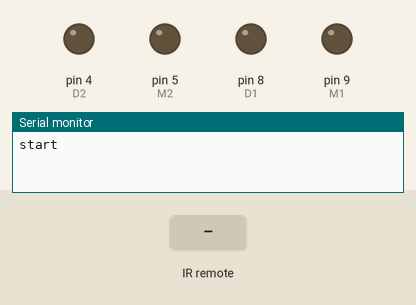
Simulated run of this sketch. Board: Arduino Uno, built with avr-gcc and run on an emulated ATmega328P. Parts: output pins drawn as LEDs (lit = HIGH), the last lines printed to the serial monitor. The inputs (shaded band) are chosen by the test bench.

Above: at 1.2 s.
1.3 s: infrared code 0xFF629D received
At 1.6 s:
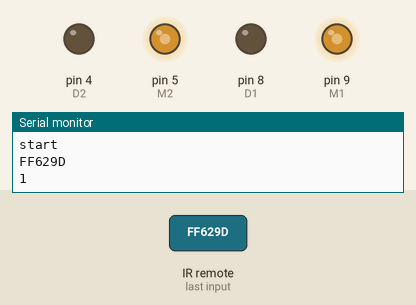
2.8 s: infrared code 0xFFC23D received
At 3.9 s:
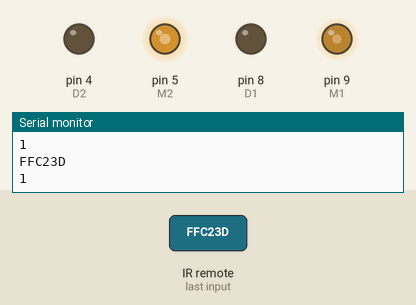
4.3 s: infrared code 0xFFC23D received
At 5.1 s:
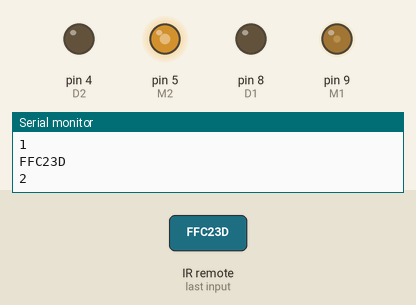
5.8 s: infrared code 0xFF629D received
At 6.2 s:
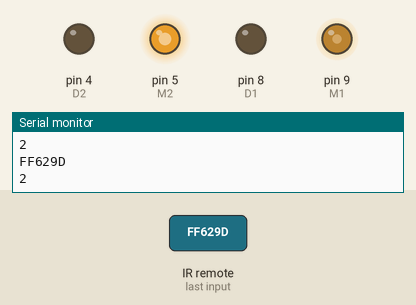
7.3 s: infrared code 0xFF22DD received
At 8.5 s:
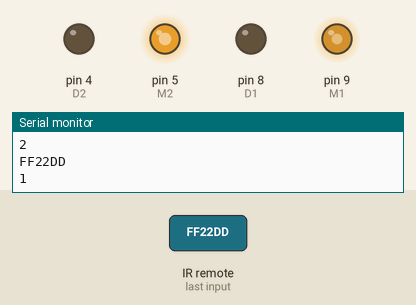
8.8 s: infrared code 0xFF22DD received
At 9.7 s:
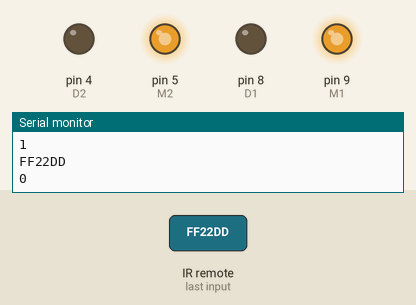
Timing chart, 0 to 11.3 s (numbered marks = the images above; inputs shaded):
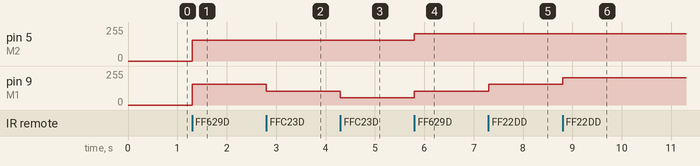

Measured:
- after the input at 1.3 s, pin 5 (M2), pin 9 (M1): 0/255 → 155/255 at once
- after the input at 2.8 s, pin 9 (M1): 155/255 → 105/255 at once
- after the input at 4.3 s, pin 9 (M1): 105/255 → 55/255 at once
- after the input at 5.8 s, pin 5 (M2): 155/255 → 205/255 at once; pin 9 (M1): 55/255 → 105/255 at once
- after the input at 7.3 s, pin 9 (M1): 105/255 → 155/255 at once
- after the input at 8.8 s, pin 9 (M1): 155/255 → 205/255 at once

The sketch:

car.ino
```cpp
#include <IRremote.h>

int D1 = 8;
int M1 = 9;
int D2 = 4;
int M2 = 5;
int INFRARED = 7;
int FRONTSENSOR = 13;

IRrecv irrecv(INFRARED);
decode_results results;


void setup() {
  // put your setup code here, to run once:
  pinMode(D1, OUTPUT);
  pinMode(D2, OUTPUT);
  pinMode(INFRARED, INPUT);
  pinMode(FRONTSENSOR, INPUT);
  Serial.begin(9600);
  Serial.println("start");

  irrecv.enableIRIn(); // Start the receiver
}

void test()
{
  digitalWrite(D1, LOW);
  digitalWrite(D2, LOW);
  analogWrite(M1, 160);
  analogWrite(M2, 160);

  delay(500);
  analogWrite(M1, 0);
  analogWrite(M2, 0);
  delay(3000);
}

void right()
{
  digitalWrite(D2, LOW);
  analogWrite(M2, 150);
  delay(300);
  analogWrite(M2, 0);
}

int speed = 0;
int turn = 0;

void getIRCommands() {
  if (irrecv.decode(&results))
  {
    //FF6897 - 1
    //FF9867 - 2
    //FFB04F - 3
    //FF02FD - ok
    //FF4AB5 - 0
    Serial.println(results.value, HEX);
    switch(results.value) {
      case 0xFFC23D:
        turn++;
        if(turn > 3) turn = 3;
        Serial.println(turn);
        break;
      case 0xFF22DD:
        turn--;
        if(turn < -3) turn = -3;
        Serial.println(turn);
        break;
      case 0xFF629D:
        speed++;
        if(speed > 3) speed = 3;
        Serial.println(speed);
        break;
      case 0xFFA857:
        speed--;
        if(speed < -3) speed = -3;
        Serial.println(speed);
        break;
    }
    irrecv.resume();
  }
}

void loop() {
  // put your main code here, to run repeatedly:
  //test();
//  if(digitalRead(FRONTSENSOR) == HIGH)
//  {
//    Serial.println("Something on front");
//  }

  getIRCommands();

  int deltaLeft = 0;
  int deltaRight = 0;

  if(turn < 0) {
    deltaLeft = -turn * 50;
  } else if(turn > 0) {
    deltaRight = turn * 50;
  }

  if(speed > 0) {
    digitalWrite(D1, LOW);
    digitalWrite(D2, LOW);

    analogWrite(M1, speed*50 + 105 - deltaRight);
    analogWrite(M2, speed*50 + 105 - deltaLeft);
  } else if( speed < 0) {
    digitalWrite(D1, HIGH);
    digitalWrite(D2, HIGH);

    analogWrite(M1, 255 - (-speed*50 + 105));
    analogWrite(M2, 255 - (-speed*50 + 105));
  } else {
    digitalWrite(D1, LOW);
    digitalWrite(D2, LOW);
    analogWrite(M1, 0);
    analogWrite(M2, 0);
  }
}
```
